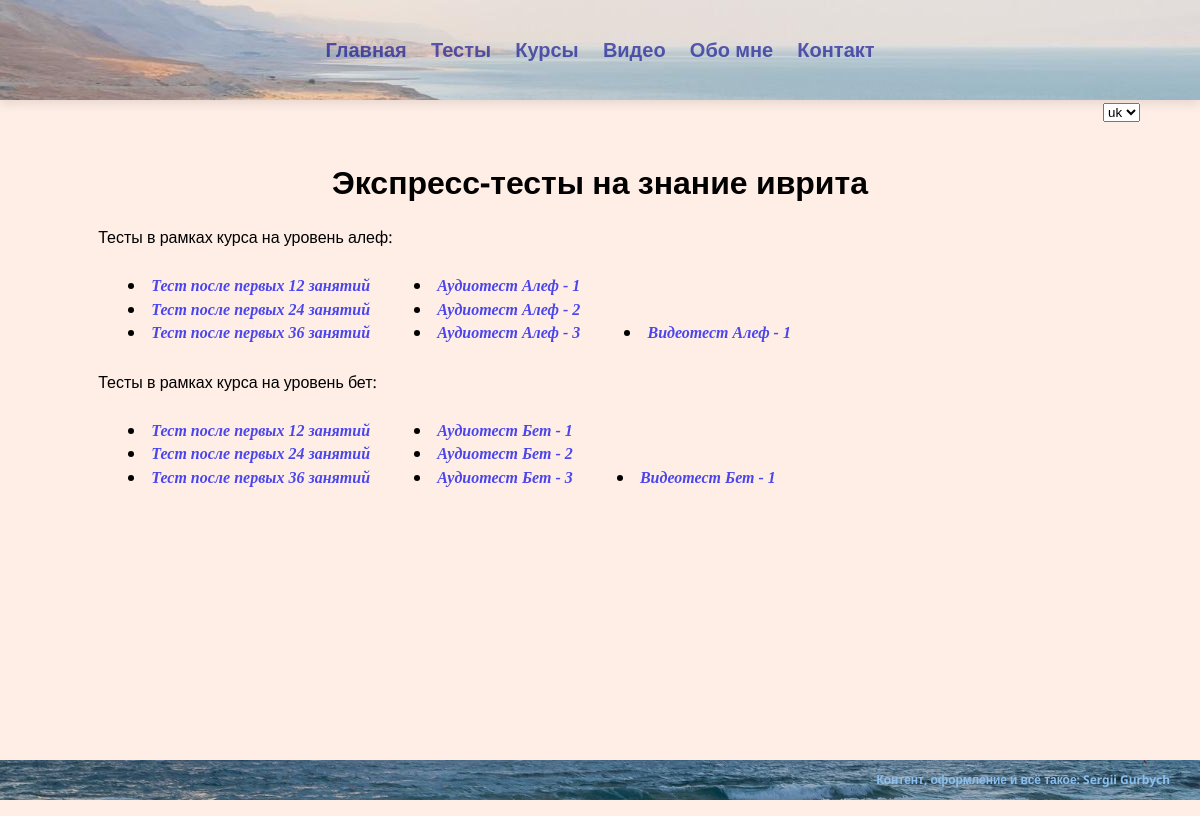
/tests_general, run on the app's committed database.
### flask_app.py (models this page shows, shortened)
    class Tests(db.Model):
        id = db.Column(db.Integer, primary_key = True)
        title = db.Column(db.String(100), index = True, unique = False)
        title_uk = db.Column(db.String(100), index = True, unique = False)
        mes_before = db.Column(db.String(400), index = True, unique = False)
        mes_before_uk = db.Column(db.String(400), index = True, unique = False)
        mes_after = db.Column(db.String(400), index = True, unique = False)
        mes_after_uk = db.Column(db.String(400), index = True, unique = False)
        level = db.Column(db.Integer, index = True, unique = False)
        questions = db.relationship('Questions', backref='test', lazy='dynamic')

    class Audiotests(db.Model):
        id = db.Column(db.Integer, primary_key = True)
        title = db.Column(db.String(100), index = True, unique = False)
        title_uk = db.Column(db.String(100), index = True, unique = False)
        mes_before = db.Column(db.String(400), index = True, unique = False)
        mes_before_uk = db.Column(db.String(400), index = True, unique = False)
        mes_after = db.Column(db.String(400), index = True, unique = False)
        mes_after_uk = db.Column(db.String(400), index = True, unique = False)
        link=db.Column(db.String(100), index = True, unique = False)
        level = db.Column(db.Integer, index = True, unique = False)
        questions = db.relationship('AudioQuestions', backref='test', lazy='dynamic')

    class Videotests(db.Model):
        id = db.Column(db.Integer, primary_key = True)
        title = db.Column(db.String(100), index = True, unique = False)
        title_uk = db.Column(db.String(100), index = True, unique = False)
        mes_before = db.Column(db.String(400), index = True, unique = False)
        mes_before_uk = db.Column(db.String(400), index = True, unique = False)
        mes_after = db.Column(db.String(400), index = True, unique = False)
        mes_after_uk = db.Column(db.String(400), index = True, unique = False)
        link=db.Column(db.String(100), index = True, unique = False)
        level = db.Column(db.Integer, index = True, unique = False)
        questions = db.relationship('VideoQuestions', backref='test', lazy='dynamic')

### flask_app.py (the view)
@app.route('/tests_general')
def tests_gen():
    tests=Tests.query.order_by(Tests.id)
    audiotests=Audiotests.query.order_by(Audiotests.id)
    videotests=Videotests.query.order_by(Videotests.id)
    lang=get_locale()
    return render_template('tests_general.html', rows = tests, rows_audio=audiotests, rows_video=videotests, lang=lang)

### flask_app.py (called while the page is built)
def get_locale():
    try:
        language = session['language']
    except KeyError:
        language = None
    if language is not None:
        return language
    return request.accept_languages.best_match(app.config['LANGUAGES'])

@app.context_processor # Создает словарь как глобальную переменную, доступную в шаблонах
def inject_conf_var():
    return dict(AVAILABLE_LANGUAGES=app.config['LANGUAGES'], CURRENT_LANGUAGE=session.get('language', request.accept_languages.best_match(app.config['LANGUAGES'])))

### templates/tests_general.html
{% extends "base.html" %}
{% block content %}
    <div class='article-main'>
        <h1>{{ _('Экспресс-тесты на знание иврита') }}</h1>
        <p>{{ _('Тесты в рамках курса на уровень алеф:') }}</p>
            <div class="quest-container">
                <div class="quest-list">
                    {% for ele in rows %}
                        {% if ele.level == 1 %}
                            {% if lang == 'uk' %}
                                <li><a class="two" href="/tests/{{ ele.id }}">{{ ele.title_uk }}</a></li>
                            {% else %}
                                <li><a class="two" href="/tests/{{ ele.id }}">{{ ele.title }}</a></li>
                            {% endif %}
                        {% endif %}
                    {% endfor %}
                </div>
                <div class="quest-list">
                    {% for ele in rows_audio %}
                        {% if ele.level == 1 %}
                            {% if lang == 'uk' %}
                                <li><a class="two" href="/audiotests/{{ ele.id }}">{{ ele.title_uk }}</a></li>
                            {% else %}
                                <li><a class="two" href="/audiotests/{{ ele.id }}">{{ ele.title }}</a></li>
                            {% endif %}
                        {% endif %}
                    {% endfor %}
                </div>
                <div class="quest-list">
                    {% for ele in rows_video %}
                        {% if ele.level == 1 %}
                            {% if lang == 'uk' %}
                                <li><a class="two" href="/videotests/{{ ele.id }}">{{ ele.title_uk }}</a></li>
                            {% else %}
                                <li><a class="two" href="/videotests/{{ ele.id }}">{{ ele.title }}</a></li>
                            {% endif %}
                        {% endif %}
                    {% endfor %}
                </div>
            </div>
        <p>{{ _('Тесты в рамках курса на уровень бет:') }}</p>
            <div class="quest-container">
                <div class="quest-list">
                    {% for ele in rows %}
                        {% if ele.level == 2 %}
                            {% if lang == 'uk' %}
                                <li><a class="two" href="/tests/{{ ele.id }}">{{ ele.title_uk }}</a></li>
                            {% else %}
                                <li><a class="two" href="/tests/{{ ele.id }}">{{ ele.title }}</a></li>
                            {% endif %}
                        {% endif %}
                    {% endfor %}
                </div>
                <div class="quest-list">
                    {% for ele in rows_audio %}
                        {% if ele.level == 2 %}
                            {% if lang == 'uk' %}
                                <li><a class="two" href="/audiotests/{{ ele.id }}">{{ ele.title_uk }}</a></li>
                            {% else %}
                                <li><a class="two" href="/audiotests/{{ ele.id }}">{{ ele.title }}</a></li>
                            {% endif %}
                        {% endif %}
                    {% endfor %}
                </div>
                <div class="quest-list">
                    {% for ele in rows_video %}
                        {% if ele.level == 2 %}
                            {% if lang == 'uk' %}
                                <li><a class="two" href="/videotests/{{ ele.id }}">{{ ele.title_uk }}</a></li>
                            {% else %}
                                <li><a class="two" href="/videotests/{{ ele.id }}">{{ ele.title }}</a></li>
                            {% endif %}
                        {% endif %}
                    {% endfor %}
                </div>
            </div>
    </div>
{% endblock %}

### templates/base.html (shortened to what this page needs)
<!DOCTYPE html>
<html lang="ru">
<head>
	<link rel="stylesheet" type= "text/css" href = "{{ url_for('static',filename='styles/styles.css') }}">
</head>
<body>
	<nav class="navbar">
        <ul class="navbar-menu">
            <li><a href="/">{{ _('Главная') }}</a></li>
            <li><a href="/tests_general">{{ _('Тесты') }}</a></li>
            <li><a href="/courses">{{ _('Курсы') }}</a></li>
            <li><a href="/video">{{ _('Видео') }}</a></li>
            <li><a href="/about">{{ _('Обо мне') }}</a></li>
            <li><a href="mailto: serge.gurbich@gmail.com">{{ _('Контакт') }}</a></li>
        </ul>
    </nav>
    <div class = "lang-menu">
        <form id="lang-form" method="POST" action="{{ url_for('set_locale') }}">
            <select name="lang" onchange="document.getElementById('lang-form').submit();">
                {% for lang in AVAILABLE_LANGUAGES  %}
                    <option value="{{ lang }}" {% if lang == CURRENT_LANGUAGE %}selected{% endif %}>
                        {{ lang }}
                    </option>
                {% endfor %}
            </select>
        </form>
    </div>
    <div class='article-main'>
        {% block content %}
        {% endblock %}
    </div>
    <div class='footer'>
        <div class="footer-text">
            <h6>{{ _('Контент, оформление и всё такое: Sergii Gurbych') }}</h6>
        </div>
    </div>
</body>
</html>

### static/styles/styles.css (style rules this page uses)
html { height: 100%; }
body { margin: 0; position: relative; font-family: 'Noto Sans', sans-serif; font-size: 16px; line-height: 1.4; color: #000; min-width: 320px; overflow-x: hidden; min-height: 100%; background-color: rgba(255, 234, 224, 0.8); }
.navbar { background: url('header_100px.jpg') center no-repeat; width: 100%; height: 100px; box-shadow: 0 4px 10px rgba(0, 0, 0, .1); display: flex; align-items: center; -webkit-background-size: cover; -o-background-size: cover; -moz-background-size: cover; -ms-background-size: cover; -khtml-background-size: cover; background-size: cover; }
.navbar-menu { list-style-type: none; padding-left: 0; width: 100%; text-align: center; display: block; }
.navbar-menu li { display: inline-block; font-size: 20px; }
.navbar-menu li a { display: inline-block; padding: 10px; opacity: 0.6; text-decoration: none; transition: all 0.7; color: #00008B; font-weight: bold; }
.lang-menu { margin-right: 60px; text-align: right; }
.article-main { padding: 8px; padding-bottom: 40px; width: 98%; max-width: 1024px; margin: 0 auto; display: block; }
.footer { position: absolute; bottom: 0px; left: 0px; width: 100%; height: 40px; background-image: url('footer_60px.jpg'); display: inline-flex; align-items: center; text-align: right; background-size: 100%; margin: 0; padding: 0; }
.footer-text { text-align: right; padding-right: 30px; display: block; width: 100%; }
h1 { text-align: center; }
h6 { font-size: 12px; color: rgb(138, 192, 239); padding-left: 10px; }
.two { text-decoration: none; font-style: italic; font-weight: bold; font-family: 'Book Antiqua'; opacity: 0.7; }
.quest-container { width: 100%; }
.quest-list { display: inline-block; margin-left: 20px; padding: 10px; }

### data on the page
Tests: title "Тест после первых 12 занятий"
Tests: title "Тест после первых 24 занятий"
Tests: title "Тест после первых 36 занятий"
Audiotests: title "Аудиотест Алеф - 1"
Audiotests: title "Аудиотест Алеф - 2"
Audiotests: title "Аудиотест Алеф - 3"
Videotests: title "Видеотест Алеф - 1"
Tests: title "Тест после первых 12 занятий"
Tests: title "Тест после первых 24 занятий"
Tests: title "Тест после первых 36 занятий"
Audiotests: title "Аудиотест Бет - 1"
Audiotests: title "Аудиотест Бет - 2"
Audiotests: title "Аудиотест Бет - 3"
Videotests: title "Видеотест Бет - 1"

### other printed values
form field lang "uk"
